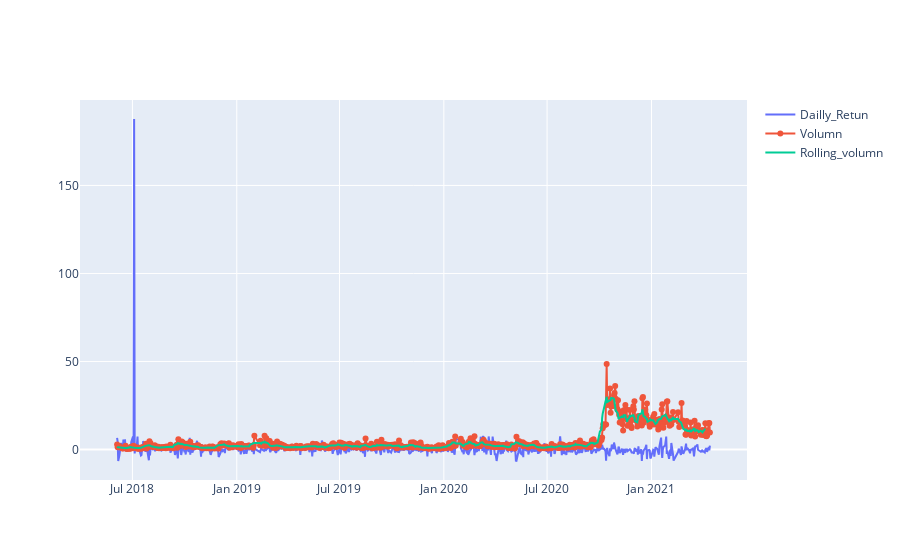

The notebook cell saved with this chart:
### Code cell
df['Volumn'] = df['<Volume>']/1000000
Volumnshort_rolling = df['Volumn'].rolling(window=7).mean()

fig = go.Figure()
fig.add_trace(go.Scatter(x=df.datetime, y=df['Daily_return'], 
                        mode='lines', name='Dailly_Retun'))
fig.add_trace(go.Scatter(x=df.datetime, y=df['Volumn'], 
                        mode='lines+markers', name='Volumn'))

fig.add_trace(go.Scatter(x=df.datetime, y=Volumnshort_rolling, 
                        mode='lines', name='Rolling_volumn'))

### Figure 1 — Plotly figure (JSON) as saved in the notebook; plotly's stock layout.template omitted (floating-point values rounded to 4 significant figures; data arrays with more than 128 entries replaced by an {"elided": "..."} marker saying what was removed)
{"data": [{"mode": "lines", "name": "Dailly_Retun", "type": "scatter", "x": {"elided": "719 str values"}, "y": {"elided": "719 float values"}}, {"mode": "lines+markers", "name": "Volumn", "type": "scatter", "x": {"elided": "719 str values"}, "y": {"elided": "719 float values"}}, {"mode": "lines", "name": "Rolling_volumn", "type": "scatter", "x": {"elided": "719 str values"}, "y": {"elided": "719 float values"}}], "layout": {}}
